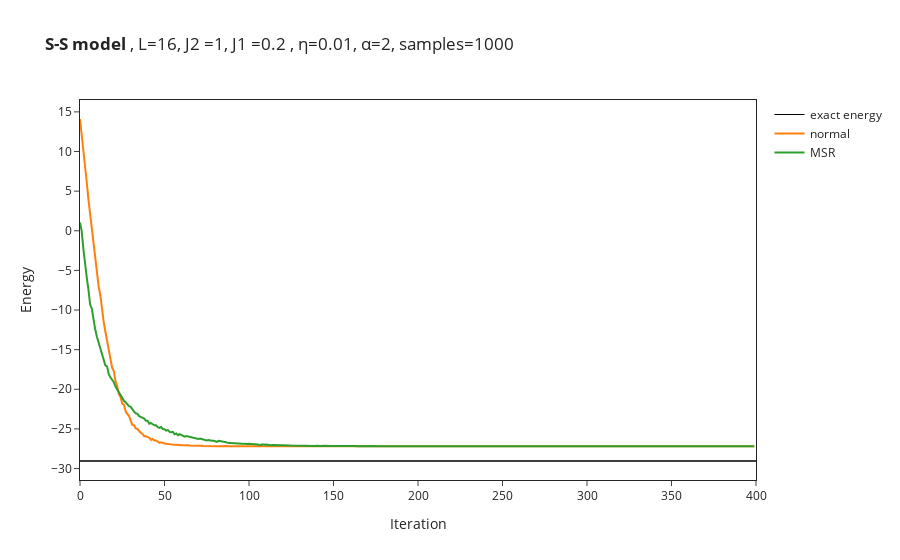

Notebook code cell kept with this figure:
### Code cell
# import the data from log file
OUT_NAME_suffixless=OUT_NAME
data = []
names = ["normal","MSR"]
for i in range(no_of_runs):
    data.append(json.load(open(OUT_NAME_suffixless+str(i)+".log")))
if type(data[0]["Energy"]["Mean"]) == dict: #DTYPE in (np.complex128, np.complex64):#, np.float64):# and False:
    energy_convergence = [data[i]["Energy"]["Mean"]["real"] for i in range(no_of_runs)]
    # symmetry = [data[i]["symmetry"]["Mean"]["real"] for i in range(no_of_runs-run_only_2)]
else:
    energy_convergence = [data[i]["Energy"]["Mean"] for i in range(no_of_runs)]
    # symmetry = [data[i]["symmetry"]["Mean"] for i in range(no_of_runs-run_only_2)]
for i in range(no_of_runs):
    figure.add_trace(go.Scatter(
        x=data[i]["Energy"]["iters"], y=energy_convergence[i],
        name=names[i]
    ))
    # figure.add_trace(go.Scatter(
    #     x=data[i]["Energy"]["iters"], y=symmetry[i],
    #     name=names[i]+"_swap"
    # ))

figure.update_layout(xaxis_title="Iteration",yaxis_title="Energy")
figure.show()

### Figure 1 — Plotly figure (JSON) as saved in the notebook; plotly's stock layout.template omitted (floating-point values rounded to 4 significant figures; data arrays with more than 128 entries replaced by an {"elided": "..."} marker saying what was removed)
{"data": [{"line": {"color": "#000000", "width": 1}, "mode": "lines", "name": "exact energy", "type": "scatter", "x": [0, 400], "y": [-29.05, -29.05]}, {"name": "normal", "type": "scatter", "x": {"elided": "400 int values"}, "y": {"elided": "400 float values"}}, {"name": "MSR", "type": "scatter", "x": {"elided": "400 int values"}, "y": {"elided": "400 float values"}}], "layout": {"shapes": [{"line": {"width": 1}, "opacity": 1, "type": "line", "x0": 0, "x1": 1, "xref": "x domain", "y0": -29.05, "y1": -29.05, "yref": "y"}], "title": {"text": "<b>S-S model </b>, L=16, J2 =1, J1 =0.2 , η=0.01, α=2, samples=1000"}, "xaxis": {"mirror": true, "showline": true, "title": {"text": "Iteration"}}, "yaxis": {"mirror": true, "showline": true, "title": {"text": "Energy"}}}}
